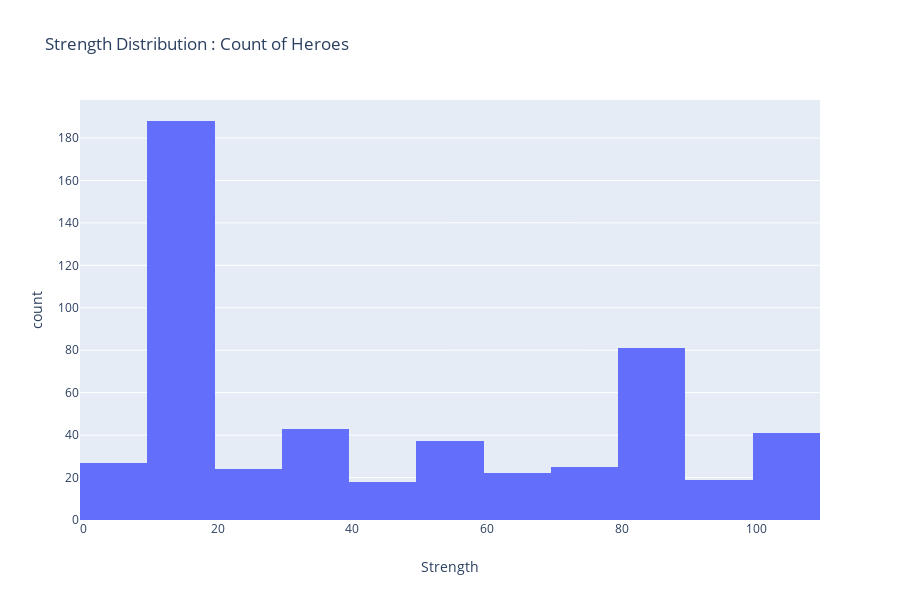

The notebook cell saved with this chart:
### Markdown cell above
# Unvariates Statistics

Let's cover a couple of classic ways to perform univariate exploration of continuous variables: Histograms and Boxplots. 

First up, the histogram:

### Code cell
px.histogram(data_frame=heroes
     , x="Strength"
     , title="Strength Distribution : Count of Heroes"
     , template='plotly'
     )

### Figure 1 — Plotly figure (JSON) as saved in the notebook; plotly's stock layout.template omitted (floating-point values rounded to 4 significant figures; data arrays with more than 128 entries replaced by an {"elided": "..."} marker saying what was removed)
{"data": [{"alignmentgroup": "True", "hoverlabel": {"namelength": 0}, "hovertemplate": "Strength=%{x}<br>count=%{y}", "legendgroup": "", "marker": {"color": "#636efa"}, "name": "", "offsetgroup": "", "orientation": "v", "showlegend": false, "type": "histogram", "uid": "610e5856-1b02-4f15-b3b2-a55ce3faff70", "x": {"elided": "525 int values"}, "xaxis": "x", "yaxis": "y"}], "layout": {"barmode": "relative", "grid": {"xaxes": ["x"], "xgap": 0.1, "xside": "bottom", "yaxes": ["y"], "ygap": 0.1, "yside": "left"}, "height": 600, "legend": {"tracegroupgap": 0}, "title": {"text": "Strength Distribution : Count of Heroes"}, "xaxis": {"title": {"text": "Strength"}}, "yaxis": {"title": {"text": "count"}}}}
